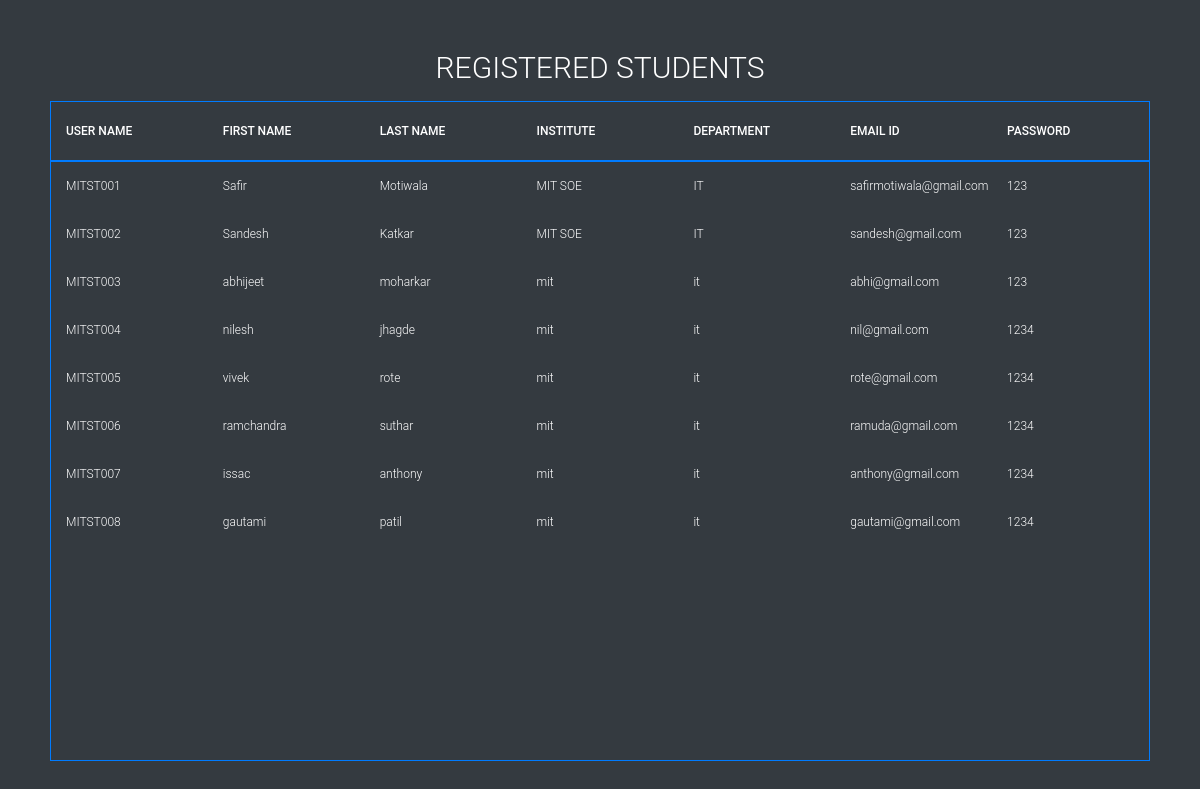
/user_table/, run on an earlier commit of the app's database.
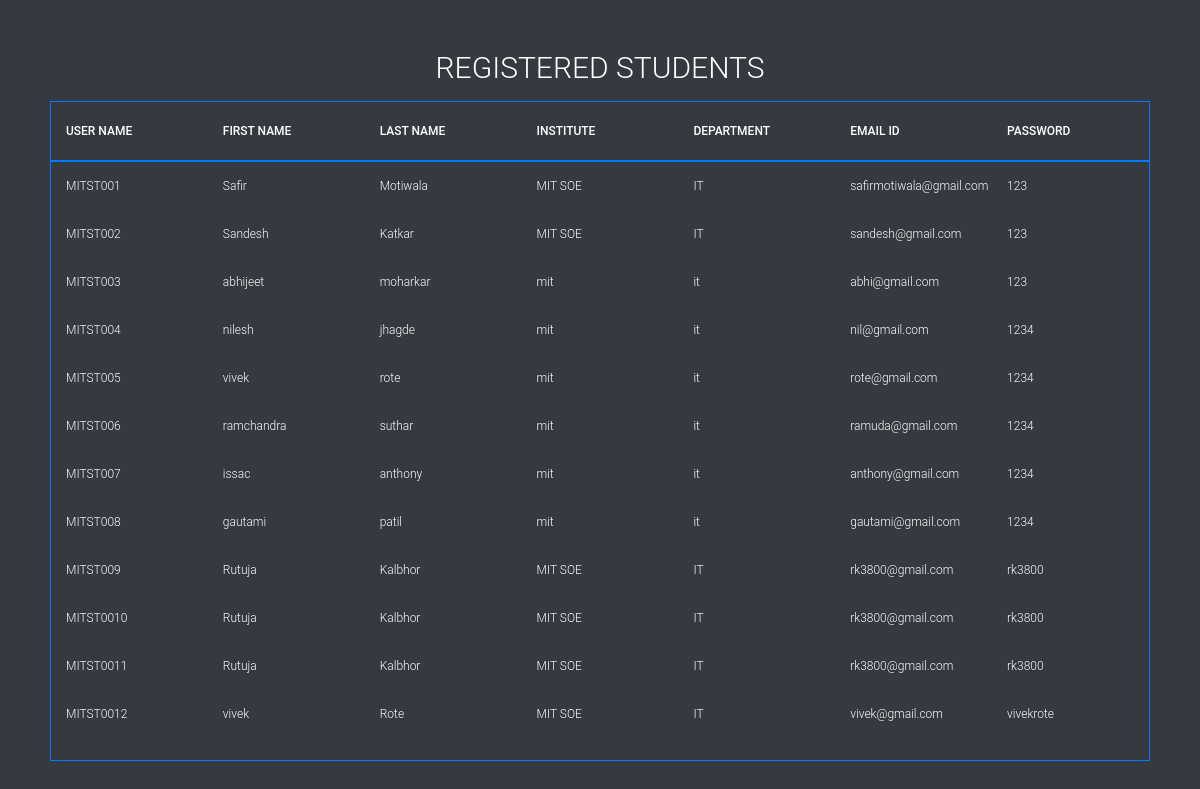
And on a later commit of the database.
### mini/models.py (models this page shows)
class STUDENT_REGISTER(models.Model):
    user_id = models.AutoField(primary_key=True)
    user_name = models.CharField(max_length=100)
    first_name = models.CharField(max_length=100)
    last_name = models.CharField(max_length=100)
    institute_name = models.CharField(max_length=100)
    department = models.CharField(max_length=100)
    email = models.CharField(max_length=100)
    password = models.CharField(max_length=100)

### mini/views.py (the view)
# urls.py: path('user_table/',views.user_table,name="user_table"),
def user_table(request):
    context={}
    temp=STUDENT_REGISTER.objects.all()
    context["student_data"]=temp
    return render(request,"user_table.html",context)

### templates/user_table.html (shortened to what this page needs)
{% load static from staticfiles %}
<!DOCTYPE html>
<html >
<head>
  <link rel="stylesheet" href="https://cdnjs.cloudflare.com/ajax/libs/meyer-reset/2.0/reset.min.css">
<link rel="stylesheet" href="https://stackpath.bootstrapcdn.com/bootstrap/4.3.1/css/bootstrap.min.css">
      <link rel="stylesheet" href="{% static 'css/style.css' %}">
</head>
<body class="bg-dark">
  <section>
  <h1>Registered Students</h1>
  <div class="tbl-header border border-primary">
    <table cellpadding="0" cellspacing="0" border="0" >
      <thead>
        <tr>
          <th>User Name</th>
          <th>First Name</th>
          <th>Last Name</th>
          <th>Institute</th>
          <th>Department</th>
          <th>Email ID</th>
          <th>Password</th>
        </tr>
      </thead>
    </table>
  </div>
  <div class="tbl-content border border-primary">
    <table cellpadding="0" cellspacing="0" border="0">
      <tbody>
          {% for i in student_data %}
        <tr>
          <td>{{i.user_name}}</td>
          <td>{{i.first_name}}</td>
          <td>{{i.last_name}}</td>
          <td>{{i.institute_name}}</td>
          <td>{{i.department}}</td>
          <td>{{i.email}}</td>
          <td>{{i.password}}</td>
        </tr>
        {% endfor %}
      </tbody>
    </table>
  </div>
</section>
</body>
</html>

### static/css/style.css (style rules this page uses)
h1 { font-size: 30px; color: #fff; text-transform: uppercase; font-weight: 300; text-align: center; margin-bottom: 15px; }
table { width:100%; table-layout: fixed; }
.tbl-content { height:600px; overflow-x:auto; margin-top: 0px; }
th { padding: 20px 15px; text-align: left; font-weight: 500; font-size: 12px; color: #fff; text-transform: uppercase; }
td { padding: 15px; text-align: left; vertical-align:middle; font-weight: 300; font-size: 12px; color: #fff; }
body { background: black; font-family: 'Roboto', sans-serif; }
section { margin: 50px; }

What changed in the data, as far as the page shows it:
added STUDENT_REGISTER: user_name "MITST009", first_name "Rutuja", last_name "Kalbhor", institute_name "MIT SOE", department "IT", email "rk3800@gmail.com", password "rk3800"
added STUDENT_REGISTER: user_name "MITST0010", first_name "Rutuja", last_name "Kalbhor", institute_name "MIT SOE", department "IT", email "rk3800@gmail.com", password "rk3800"
added STUDENT_REGISTER: user_name "MITST0011", first_name "Rutuja", last_name "Kalbhor", institute_name "MIT SOE", department "IT", email "rk3800@gmail.com", password "rk3800"
added STUDENT_REGISTER: user_name "MITST0012", first_name "vivek", last_name "Rote", institute_name "MIT SOE", department "IT", email "vivek@gmail.com", password "vivekrote"
